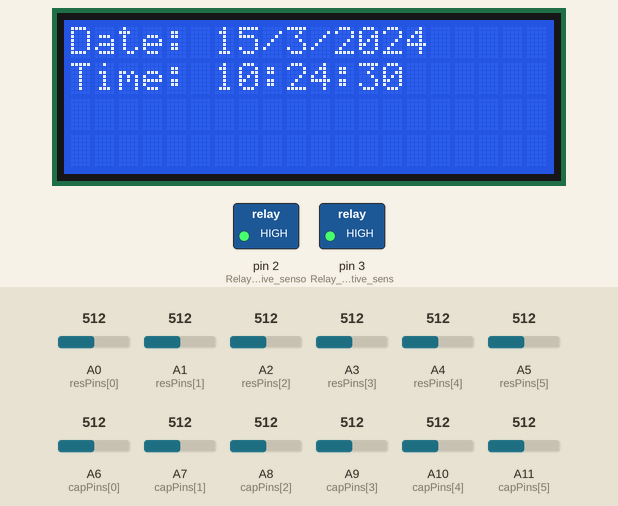
Recording of a sketch running on a simulated Arduino Mega 2560, built with avr-gcc and run on an emulated ATmega2560. Parts: 20×4 character LCD, switched loads named in the sketch (green lamp = pin HIGH). The test bench sets the inputs (shaded band); at power-on: A0 (resPins[0]) = 512, A1 (resPins[1]) = 512, A2 (resPins[2]) = 512, A3 (resPins[3]) = 512, A4 (resPins[4]) = 512, A5 (resPins[5]) = 512, A6 (capPins[0]) = 512, A7 (capPins[1]) = 512, A8 (capPins[2]) = 512, A9 (capPins[3]) = 512, A10 (capPins[4]) = 512, A11 (capPins[5]) = 512. The local clock reads 2024-03-15 10:24:30 at power-on unless the sketch sets it; storage starts empty; what the sketch prints to the serial monitor is not drawn.

Above: at 0.2 s.
At 11.6 s:
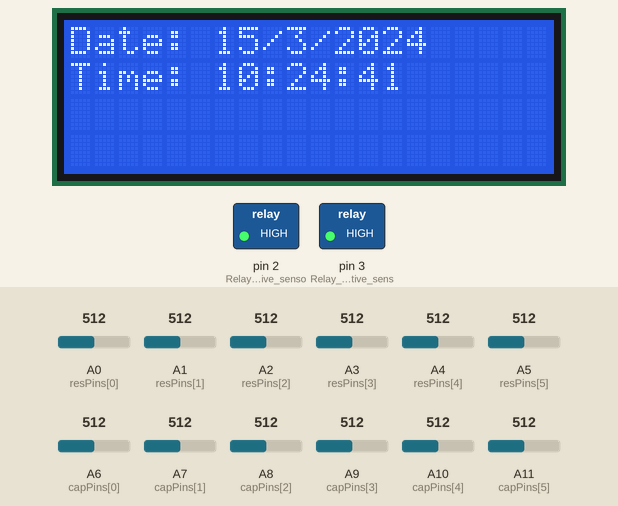
At 18.8 s:
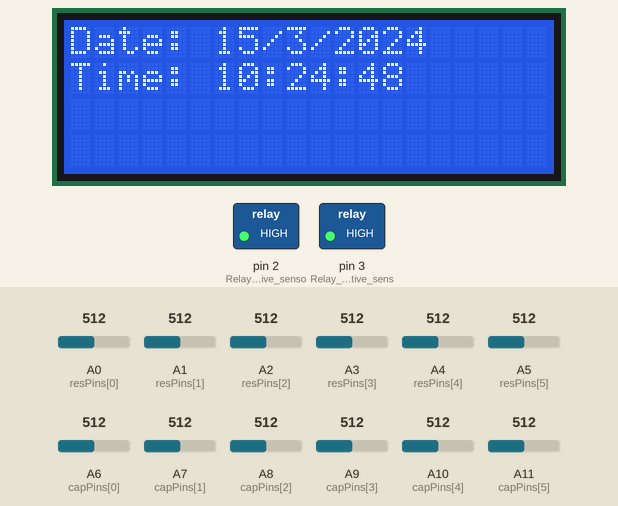
At 38.6 s:
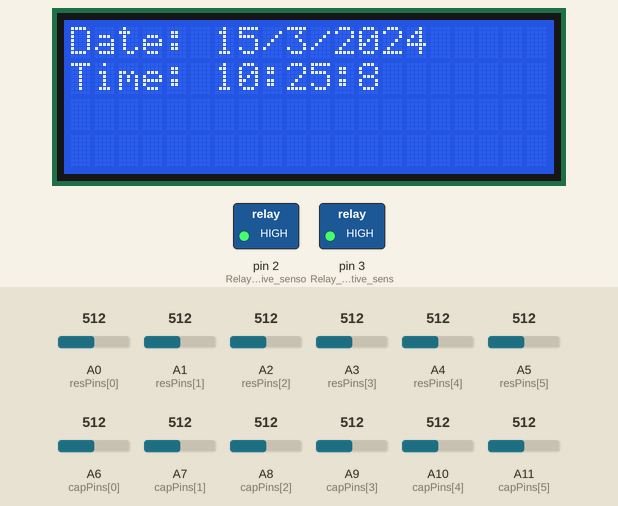
Timing chart, 0 to 40.0 s (numbered marks = the images above):
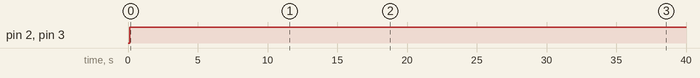

The sketch:

latest_withDataLogging.ino
```cpp
#include <LiquidCrystal_I2C.h>
#include <ThreeWire.h>
#include <RtcDS1302.h>
#include <SD.h>
#include <SPI.h>

LiquidCrystal_I2C lcd(0x27, 20, 4); // Change the I2C address if necessary

ThreeWire myWire(7, 6, 8); // data, clock, reset
RtcDS1302<ThreeWire> Rtc(myWire);
File myFile; // for SD card logging

// Pin assignments for sensors
int resPins[] = {A0, A1, A2, A3, A4, A5};
int capPins[] = {A6, A7, A8, A9, A10, A11};
int numSensors = 6;

// Resistive sensor percentage
int resprctg[6];

// Capacitive sensor percentage
int capprctg[6];

void setup() {
  lcd.init();
  lcd.backlight();
  lcd.clear();

  // Declare pin for relay
  pinMode(2, OUTPUT); // Relay for resistive sensor
  pinMode(3, OUTPUT); // Relay for capacitive sensor

  Rtc.Begin();
  Serial.begin(9600); // Initialize serial communication
  Serial.println("RTC initialized.");

  // SD Card Initialization
  if (SD.begin()) {
    Serial.println("SD card is ready to use.");
  } else {
    Serial.println("SD card initialization failed");
    return;
  }

  // Create file with current date as filename
  String filename = getCurrentDate() + ".txt";
  myFile = SD.open(filename, FILE_WRITE);

  if (myFile) {
    myFile.close(); // Close the file
  } else {
    Serial.println("Error opening file.");
    return;
  }
}

void loop() {
  // Read sensor data
  readSensorData();

  // Display date and time on LCD
  displayDateTime();

  // Log data every 5 minutes
  if (Rtc.GetDateTime().Second() == 0 && Rtc.GetDateTime().Minute() % 5 == 0) {
    logData();
  }

  // Control pin modes based on sensor values
  controlPinModes();

  delay(1000); // Delay for stability
}

void readSensorData() {
  for (int i = 0; i < numSensors; i++) {
    resprctg[i] = map(analogRead(resPins[i]), 490, 1023, 100, 0);
    capprctg[i] = map(analogRead(capPins[i]), 490, 1023, 100, 0);
  }
}

void displayDateTime() {
  RtcDateTime now = Rtc.GetDateTime();
  lcd.clear();
  lcd.setCursor(0, 0);
  lcd.print("Date: ");
  lcd.print(now.Day());
  lcd.print("/");
  lcd.print(now.Month());
  lcd.print("/");
  lcd.print(now.Year());

  lcd.setCursor(0, 1);
  lcd.print("Time: ");
  lcd.print(now.Hour());
  lcd.print(":");
  lcd.print(now.Minute());
  lcd.print(":");
  lcd.print(now.Second());
}

void logData() {
  String data = getCurrentTime() + ",";

  // Log resistive sensor data
  for (int i = 0; i < numSensors; i++) {
    data += String(resprctg[i]);
    if (i < numSensors - 1) {
      data += ",";
    }
  }

  data += ",";

  // Log capacitive sensor data
  for (int i = 0; i < numSensors; i++) {
    data += String(capprctg[i]);
    if (i < numSensors - 1) {
      data += ",";
    }
  }

  // Open file and append data
  String filename = getCurrentDate() + ".csv";
  myFile = SD.open(filename, FILE_WRITE);
  if (myFile) {
    myFile.println(data);
    myFile.close();
    Serial.println("Data logged.");
  } else {
    Serial.println("Error opening file for logging.");
  }
}

String getCurrentDate() {
  RtcDateTime now = Rtc.GetDateTime();
  String currentDate = String(now.Year()) + "_" + String(now.Month()) + "_" + String(now.Day());
  return currentDate;
}

String getCurrentTime() {
  RtcDateTime now = Rtc.GetDateTime();
  String currentTime = String(now.Hour()) + ":" + String(now.Minute()) + ":" + String(now.Second());
  return currentTime;
}

void controlPinModes() {
  // Control pin modes based on sensor values
  // Resistive sensor
  if (resprctg[0] < 10 && resprctg[1] < 10) {
    digitalWrite(2, LOW); // Pump on
  } else if (resprctg[0] > 80 && resprctg[1] > 80) {
    digitalWrite(2, HIGH); // Pump off
  }

  // Capacitive sensor
  if (capprctg[0] < 10 && capprctg[1] < 10 && capprctg[2] < 10 && capprctg[3] < 10 && capprctg[4] < 10 && capprctg[5] < 10) {
    digitalWrite(3, LOW); // Pump on
  } else if (capprctg[0] > 80 && capprctg[1] > 80 && capprctg[2] > 80 && capprctg[3] > 80 && capprctg[4] > 80 && capprctg[5] > 80) {
    digitalWrite(3, HIGH); // Pump off
  }
}
```

Measured:
- by itself, pin 2 (Relay_for_resistive_senso), pin 3 (Relay_for_capacitive_sens): LOW → HIGH at 0.14 s
